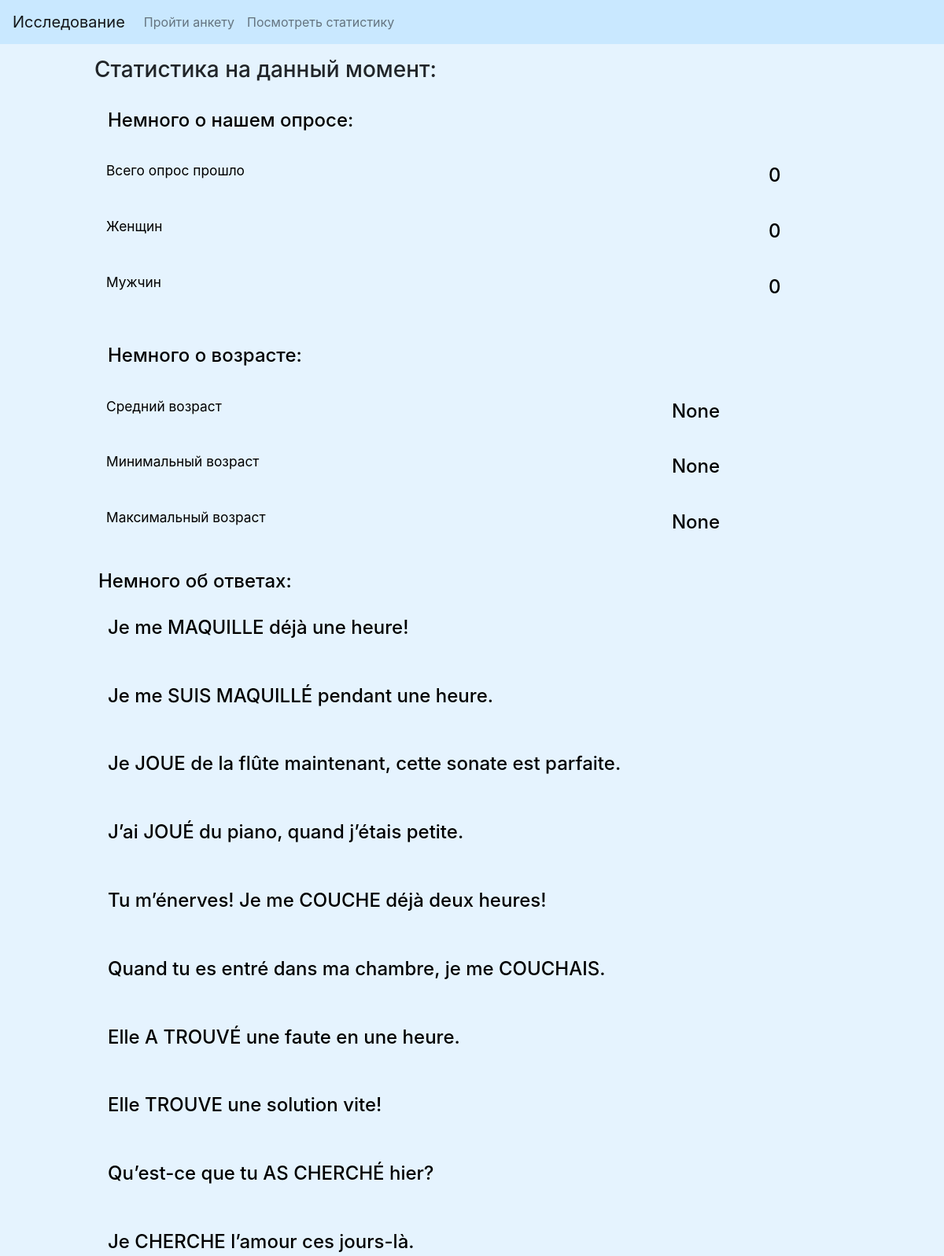
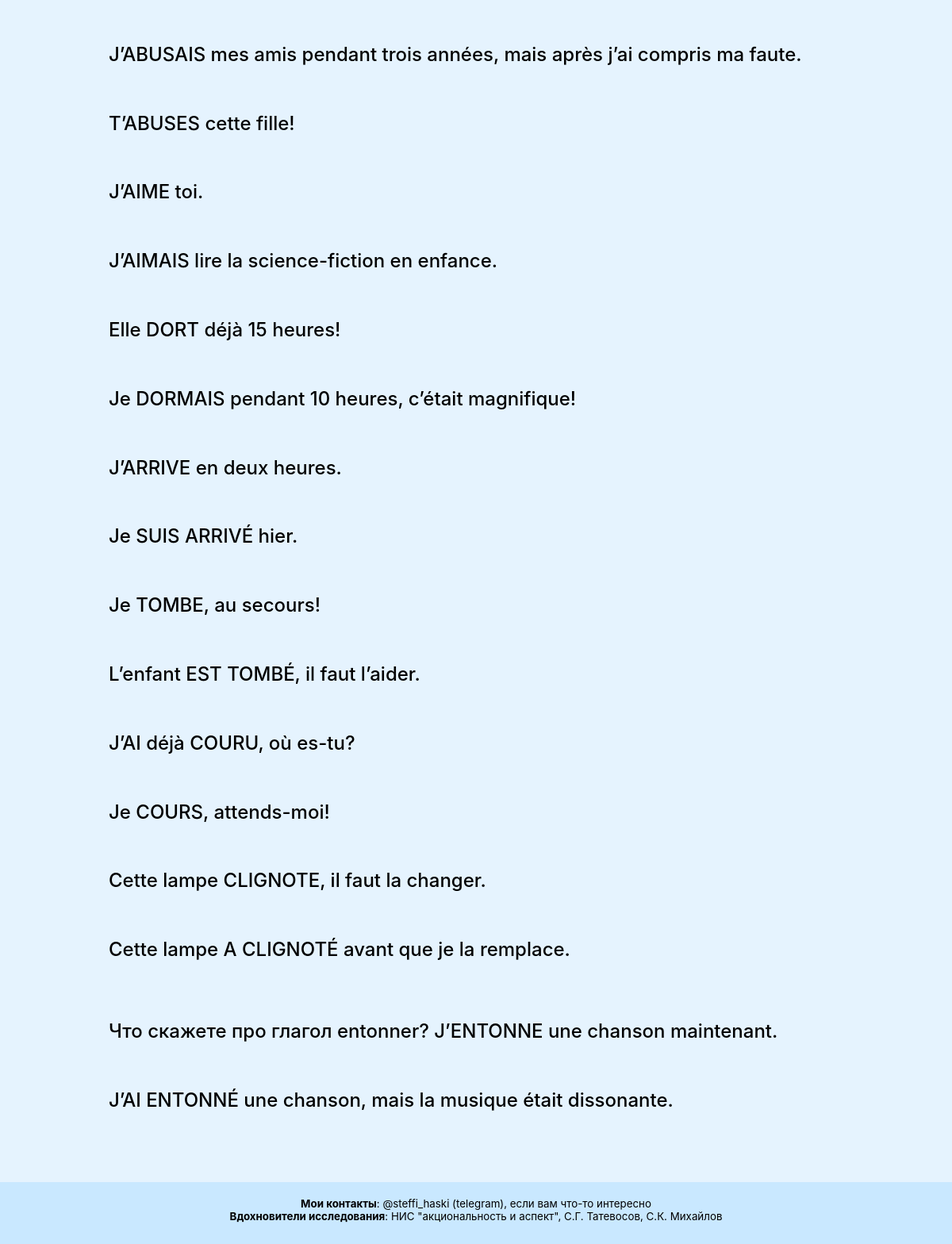
The app's page /statistics with its own data (2 pictures, top to bottom).
### aktionsart.py (models this page shows)
class Questions(db.Model):
    __tablename__ = "questions"
    question_id = db.Column('question_id', db.Integer, primary_key=True)
    question_text = db.Column('question_text', db.Text, unique=True)

### aktionsart.py (the view, shortened to what this page needs)
@app.route('/statistics')
def statistics():
    all_stat = {}
    age_stats = db.session.query(
        func.avg(User.user_age),
        func.min(User.user_age),
        func.max(User.user_age)
    ).one()
    all_stat['age_mean'] = age_stats[0]
    all_stat['age_min'] = age_stats[1]
    all_stat['age_max'] = age_stats[2]
    all_stat['total_count'] = User.query.count()
    men = db.session.query(User).filter(User.user_gender == 1)
    count_men = 0
    for person in men:
        count_men += 1
    all_stat['men'] = count_men
    women = db.session.query(User).filter(User.user_gender == 2)
    count_women = 0
    for person in women:
        count_women += 1
    all_stat['women'] = count_women
    questions = Questions.query.all()
    whole_ans = []
    whole_ans.append('') #это чтобы привыводе на страницу всё получалось
    options = {
        1: 'Состояние (Position)',
        2: 'Процесс (Processus)',
        3: 'Вхождение в состояние (entrée en Position)',
        4: 'Вхождение в процесс (entrée en Processus)',
        5: 'Мультипликативный процесс (Processus multiplicatif)',
        6: 'Ничего (Rien)'
    }
    ans_q = {}
    ans = db.session.query(Answers.q1).group_by(Answers.q1).all()
    countik = db.session.query(db.func.count(Answers.q1)).group_by(Answers.q1).all()
    n = 0
    whole_ans.append(ans_q)
    ans_q = {}
    ans = db.session.query(Answers.q2).group_by(Answers.q2).all()
    countik = db.session.query(db.func.count(Answers.q2)).group_by(Answers.q2).all()
    n = 0
    whole_ans.append(ans_q)
    ans_q = {}
    ans = db.session.query(Answers.q3).group_by(Answers.q3).all()
    countik = db.session.query(db.func.count(Answers.q3)).group_by(Answers.q3).all()
    n = 0
    whole_ans.append(ans_q)
    ans_q = {}
    ans = db.session.query(Answers.q4).group_by(Answers.q4).all()
    countik = db.session.query(db.func.count(Answers.q4)).group_by(Answers.q4).all()
    n = 0
    whole_ans.append(ans_q)
    ans_q = {}
    ans = db.session.query(Answers.q5).group_by(Answers.q5).all()
    countik = db.session.query(db.func.count(Answers.q5)).group_by(Answers.q5).all()
    n = 0
    whole_ans.append(ans_q)
    ans_q = {}
    ans = db.session.query(Answers.q6).group_by(Answers.q6).all()
    countik = db.session.query(db.func.count(Answers.q6)).group_by(Answers.q6).all()
    n = 0
    whole_ans.append(ans_q)
    ans_q = {}
    ans = db.session.query(Answers.q7).group_by(Answers.q7).all()
    countik = db.session.query(db.func.count(Answers.q7)).group_by(Answers.q7).all()
    n = 0
    whole_ans.append(ans_q)
    ans_q = {}
    ans = db.session.query(Answers.q8).group_by(Answers.q8).all()
    countik = db.session.query(db.func.count(Answers.q8)).group_by(Answers.q8).all()
    n = 0
    whole_ans.append(ans_q)
    ans_q = {}
    ans = db.session.query(Answers.q9).group_by(Answers.q9).all()
    countik = db.session.query(db.func.count(Answers.q9)).group_by(Answers.q9).all()
    n = 0
    whole_ans.append(ans_q)
    ans_q = {}
    ans = db.session.query(Answers.q10).group_by(Answers.q10).all()
    countik = db.session.query(db.func.count(Answers.q10)).group_by(Answers.q10).all()
    n = 0
    whole_ans.append(ans_q)
    ans_q = {}
    ans = db.session.query(Answers.q11).group_by(Answers.q11).all()
    countik = db.session.query(db.func.count(Answers.q11)).group_by(Answers.q11).all()
    n = 0
    whole_ans.append(ans_q)
    ans_q = {}
    ans = db.session.query(Answers.q12).group_by(Answers.q12).all()
    countik = db.session.query(db.func.count(Answers.q12)).group_by(Answers.q12).all()
    n = 0
    whole_ans.append(ans_q)
    ans_q = {}
    ans = db.session.query(Answers.q13).group_by(Answers.q13).all()
    countik = db.session.query(db.func.count(Answers.q13)).group_by(Answers.q13).all()
    n = 0
    whole_ans.append(ans_q)
    ans_q = {}
    ans = db.session.query(Answers.q14).group_by(Answers.q14).all()
    countik = db.session.query(db.func.count(Answers.q14)).group_by(Answers.q14).all()
    n = 0
    whole_ans.append(ans_q)
    ans_q = {}
    ans = db.session.query(Answers.q15).group_by(Answers.q15).all()
    countik = db.session.query(db.func.count(Answers.q15)).group_by(Answers.q15).all()
    n = 0
    whole_ans.append(ans_q)
    ans_q = {}
    ans = db.session.query(Answers.q16).group_by(Answers.q16).all()
    countik = db.session.query(db.func.count(Answers.q16)).group_by(Answers.q16).all()
    n = 0
    whole_ans.append(ans_q)
    ans_q = {}
    ans = db.session.query(Answers.q17).group_by(Answers.q17).all()
    countik = db.session.query(db.func.count(Answers.q17)).group_by(Answers.q17).all()
    n = 0
    whole_ans.append(ans_q)
    ans_q = {}
    ans = db.session.query(Answers.q18).group_by(Answers.q18).all()
    countik = db.session.query(db.func.count(Answers.q18)).group_by(Answers.q18).all()
    n = 0
    whole_ans.append(ans_q)
    ans_q = {}
    ans = db.session.query(Answers.q19).group_by(Answers.q19).all()
    countik = db.session.query(db.func.count(Answers.q19)).group_by(Answers.q19).all()
    n = 0
    whole_ans.append(ans_q)
    ans_q = {}
    ans = db.session.query(Answers.q20).group_by(Answers.q20).all()
    countik = db.session.query(db.func.count(Answers.q20)).group_by(Answers.q20).all()
    n = 0
    whole_ans.append(ans_q)
    ans_q = {}
    ans = db.session.query(Answers.q21).group_by(Answers.q21).all()
    countik = db.session.query(db.func.count(Answers.q21)).group_by(Answers.q21).all()
    n = 0
    whole_ans.append(ans_q)
    ans_q = {}
    ans = db.session.query(Answers.q22).group_by(Answers.q22).all()
    countik = db.session.query(db.func.count(Answers.q22)).group_by(Answers.q22).all()
    n = 0
    whole_ans.append(ans_q)
    ans_q = {}
    ans = db.session.query(Answers.q23).group_by(Answers.q23).all()
    countik = db.session.query(db.func.count(Answers.q23)).group_by(Answers.q23).all()
    n = 0
    whole_ans.append(ans_q)
    ans_q = {}
    ans = db.session.query(Answers.q24).group_by(Answers.q24).all()
    countik = db.session.query(db.func.count(Answers.q24)).group_by(Answers.q24).all()
    n = 0
    whole_ans.append(ans_q)
    whole_ans.append('') #чтобы нумерация не съехала
    ans_q = {}
    ans = db.session.query(Answers.q26).group_by(Answers.q26).all()
    countik = db.session.query(db.func.count(Answers.q26)).group_by(Answers.q26).all()
    n = 0
    whole_ans.append(ans_q)
    ans_q = {}
    ans = db.session.query(Answers.q27).group_by(Answers.q27).all()
    countik = db.session.query(db.func.count(Answers.q27)).group_by(Answers.q27).all()
    n = 0
    whole_ans.append(ans_q)
    return render_template('statistics.html', all_stat=all_stat, whole_ans=whole_ans, questions=questions)

### templates/statistics.html (shortened to what this page needs)
{% extends 'base.html' %}
{% block text_enter %}
    <h3>Статистика на данный момент:</h3>
{% endblock %}
{% block text_main_1 %}
    <table class="table table-borderless">
        <thead class="table table-striped">
            <tr>
                <th scope="col"><h4>Немного о нашем опросе:</h4></th>
            </tr>
         </thead>
        <tbody>
            <tr>
                <th scope="row"><h5>Всего опрос прошло</h5></th>
                <td class="align-text-bottom"><h4>{{ all_stat['total_count'] }}</h4></td>
            </tr>
            <tr>
                <th scope="row"><h5>Женщин</h5></th>
                <td class="align-text-bottom"><h4>{{ all_stat['women'] }}</h4></td>
            </tr>
            <tr>
                <th scope="row"><h5>Мужчин</h5></th>
                <td class="align-text-bottom"><h4>{{ all_stat['men'] }}</h4></td>
            </tr>
        </tbody>
    </table>
{% endblock %}
{% block text_main_2 %}
    <table class="table table-borderless">
        <thead class="table table-striped">
            <tr>
                <th scope="col"><h4>Немного о возрасте:</h4></th>
            </tr>
         </thead>
        <tbody>
            <tr>
                <th scope="row"><h5>Средний возраст</h5></th>
                <td class="align-text-bottom"><h4>{{ all_stat['age_mean'] }}</h4></td>
            </tr>
            <tr>
                <th scope="row"><h5>Минимальный возраст</h5></th>
                <td class="align-text-bottom"><h4>{{ all_stat['age_min'] }}</h4></td>
            </tr>
            <tr>
                <th scope="row"><h5>Максимальный возраст</h5></th>
                <td class="align-text-bottom"><h4>{{ all_stat['age_max'] }}</h4></td>
            </tr>
        </tbody>
    </table>
{% endblock %}
{% block text_description %}
    <h4>Немного об ответах:</h4>
    {% for question in questions %}
        <table class="table table-borderless">
            <thead class="table table-striped">
                <tr>
                     {% if question.question_text.startswith('Вхождение в') %}
                     {% elif question.question_text.startswith('Есть ли') %}
                     {% elif question.question_text.startswith('Если у') %}
                     {% elif question.question_text.startswith('А вот тут') %}
                     {% else %}
                        <th scope="col"><h4>{{ question.question_text }}</h4></th>
                     {% endif %}
                </tr>
            </thead>
        </table>
    {% endfor %}
{% endblock %}
{% block foot %}
    <h6><b>Мои контакты</b>: @steffi_haski (telegram), если вам что-то интересно <br>
      <b>Вдохновители исследования</b>: НИС "акциональность и аспект", С.Г. Татевосов, С.К. Михайлов</h6>
{% endblock %}

### static/css/style.css (style rules this page uses)
body { background: #E5F3FE; }
h4 { color: black; text-align: left; padding: 5px; }
h5 { color: black; text-align: left; padding: 3px; font-size: 13pt; font-weight: 400; }
h6 { color: black; text-align: center; padding: 3px; font-size: 10pt; font-weight: 400; }

### records on screen
Questions: question_text "Je me MAQUILLE déjà une heure!"
Questions: question_text "Je me SUIS MAQUILLÉ pendant une heure."
Questions: question_text "Je JOUE de la flûte maintenant, cette sonate est parfaite."
Questions: question_text "J’ai JOUÉ du piano, quand j’étais petite."
Questions: question_text "Tu m’énerves! Je me COUCHE déjà deux heures!"
Questions: question_text "Quand tu es entré dans ma chambre, je me COUCHAIS."
Questions: question_text "Elle A TROUVÉ une faute en une heure."
Questions: question_text "Elle TROUVE une solution vite!"
Questions: question_text "Qu’est-ce que tu AS CHERCHÉ hier?"
Questions: question_text "Je CHERCHE l’amour ces jours-là."
Questions: question_text "J’ABUSAIS mes amis pendant trois années, mais après j’ai compris ma faute."
Questions: question_text "T’ABUSES cette fille!"
Questions: question_text "J’AIME toi."
Questions: question_text "J’AIMAIS lire la science-fiction en enfance."
Questions: question_text "Elle DORT déjà 15 heures!"
Questions: question_text "Je DORMAIS pendant 10 heures, c’était magnifique!"
Questions: question_text "J’ARRIVE en deux heures."
Questions: question_text "Je SUIS ARRIVÉ hier."
Questions: question_text "Je TOMBE, au secours!"
Questions: question_text "L’enfant EST TOMBÉ, il faut l’aider."
Questions: question_text "J’AI déjà COURU, où es-tu?"
Questions: question_text "Je COURS, attends-moi!"
Questions: question_text "Cette lampe CLIGNOTE, il faut la changer."
Questions: question_text "Cette lampe A CLIGNOTÉ avant que je la remplace."
Questions: question_text "Что скажете про глагол entonner? J’ENTONNE une chanson maintenant."
Questions: question_text "J’AI ENTONNÉ une chanson, mais la musique était dissonante."

### other values on screen
{{ all_stat['total_count'] }} "0"
{{ all_stat['women'] }} "0"
{{ all_stat['men'] }} "0"
{{ all_stat['age_mean'] }} "None"
{{ all_stat['age_min'] }} "None"
{{ all_stat['age_max'] }} "None"
